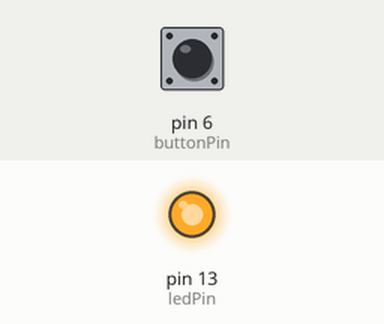
Simulated run of this sketch. Board: Arduino Uno, built with avr-gcc and run on an emulated ATmega328P. Shown: output pins drawn as LEDs (lit = HIGH). Inputs (shaded band) come from the test bench; at power-on: pin 6 (buttonPin) LOW.

Above: at 1.2 s.
1.3 s: pin 6 (buttonPin) pulled HIGH for 0.15 s
At 1.4 s:
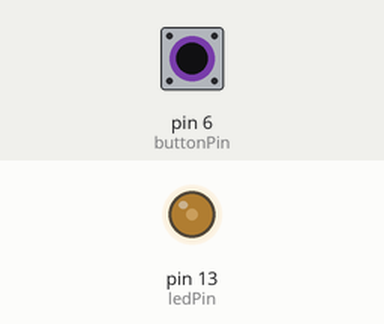
3.0 s: pin 6 (buttonPin) pulled HIGH for 1 s
At 5.2 s:
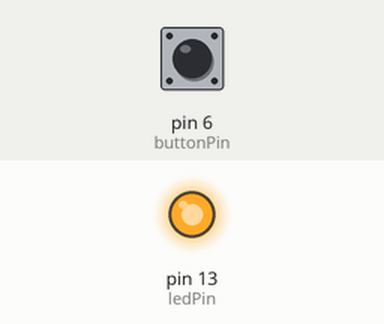
5.5 s: pin 6 (buttonPin) pulled HIGH for 3.2 s
At 6.4 s:
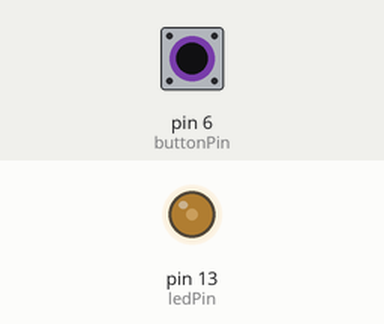
Timing chart, 0 to 10.2 s (numbered marks = the images above; inputs shaded):
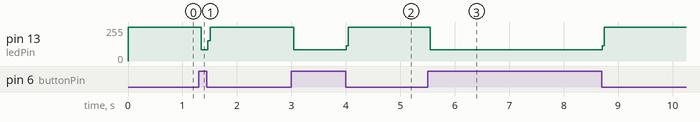

Measured:
- after the input at 1.3 s, pin 13 (ledPin): 255/255 → 84/255 after 0.05 s, → 255/255 0.12 s later
- after the input at 3.0 s, pin 13 (ledPin): 255/255 → 84/255 after 0.05 s, → 255/255 0.96 s later
- after the input at 5.5 s, pin 13 (ledPin): 255/255 → 84/255 after 0.05 s, → 255/255 3.2 s later

The sketch:

soldadura.mdVICTOR_RODRIGUEZ.ino
```cpp
const int ledPin = 13;
const int buttonPin = 6;


void setup() {
  // put your setup code here, to run once:
pinMode(ledPin, OUTPUT);
pinMode(buttonPin, INPUT);

}

void loop() {
  // put your main code here, to run repeatedly:
int swichstate = 0;
swichstate = digitalRead(buttonPin);

if(swichstate == HIGH){
digitalWrite(ledPin,HIGH);
delay(1);
digitalWrite(ledPin,LOW);
delay(2);
}
else{
digitalWrite(ledPin,HIGH);
}
}
```
